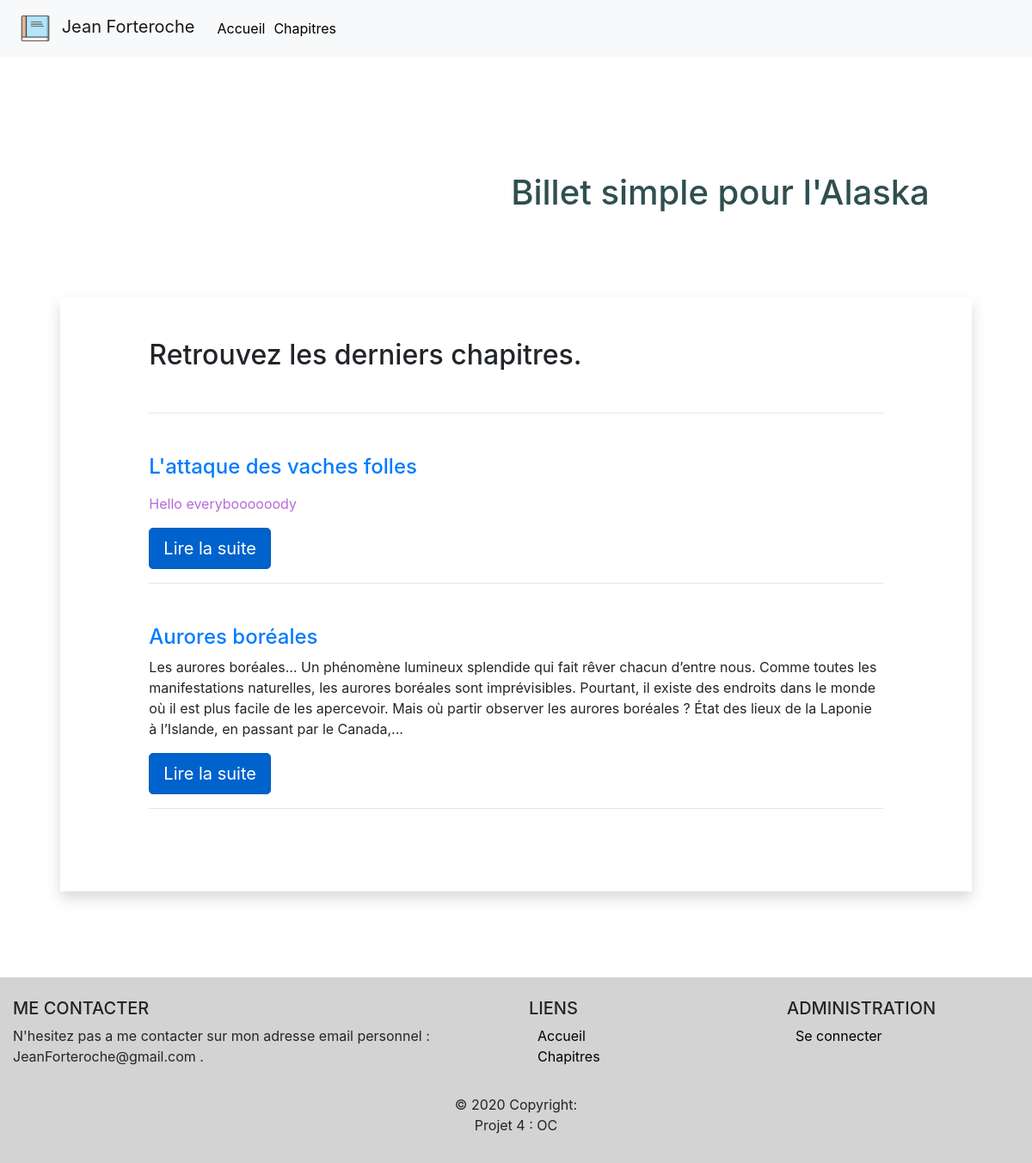
/index.php?action=listPosts, run on an earlier commit of the app's database.
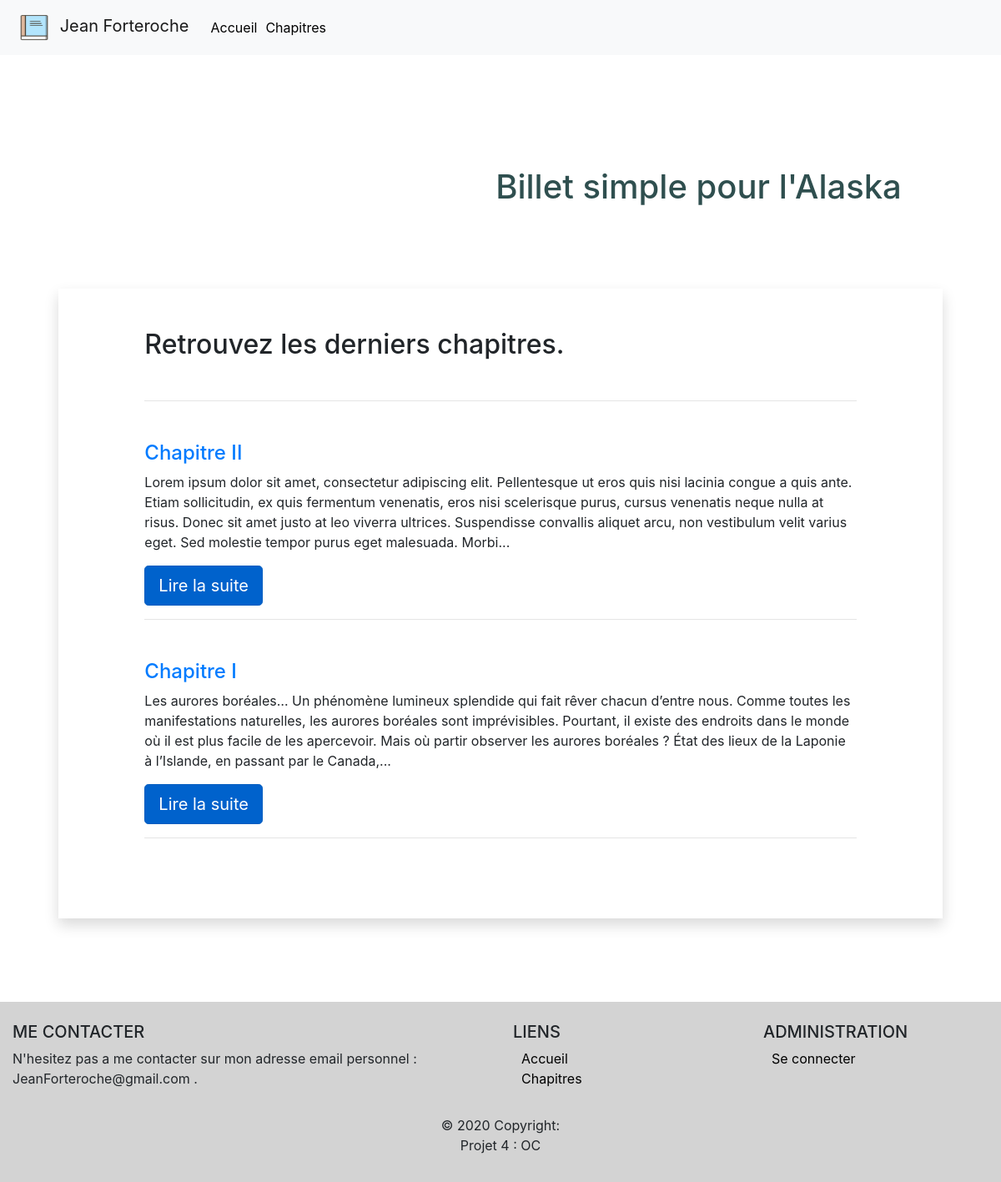
And on a later commit of the database.
### tables this page shows
CREATE TABLE IF NOT EXISTS `post` (
  `id` int(11) NOT NULL AUTO_INCREMENT,
  `user_id` int(11) NOT NULL,
  `title` varchar(255) NOT NULL,
  `content` text NOT NULL,
  `addDate` datetime NOT NULL,
  `updateDate` datetime NOT NULL,
  PRIMARY KEY (`id`),
  CONSTRAINT FK_UserPost FOREIGN KEY (user_id) REFERENCES user(id)
);

### controller/controller.php (called while the page is built, shortened)
<?php
require_once('lib/Model/PostManager.php');
require_once('lib/Model/DBConnect.php');
require_once('lib/Entity/Post.php');
class Controller
{
    public function getList()
    {
        $postManager = new PostManager();
        require('views/listPostsView.php');
    }
}

### lib/Model/DBConnect.php (called while the page is built, shortened)
<?php
class DBConnect
{
    public function connect()
    {
        $this->servername = "";
        $this->username = "";
        $this->password = "";
        $this->dbname = "";
        $this->charset = "";
        try
        {
            $dsn = "mysql:host=".$this->servername.";dbname=".$this->dbname.";charset=".$this->charset;
            $pdo = new PDO($dsn, $this->username, $this->password);
            $pdo->setAttribute(PDO::ATTR_ERRMODE, PDO::ERRMODE_EXCEPTION);
            return $pdo;
        }
        catch (PDOException $e)
        {
            echo "Connection failed : ".$e->getMessage();
        }
    }
}

### lib/Model/PostManager.php (called while the page is built, shortened)
<?php
require_once('DBConnect.php');
class PostManager  extends DBConnect
{
    public function getPosts($debut = -1, $limite = -1)
    {
        $sql = 'SELECT id, user_id, title, content, addDate, updateDate FROM post ORDER BY id DESC';
        if ($debut != -1 || $limite != -1)
        {
            $sql .= ' LIMIT ' . (int) $limite. ' OFFSET '. (int) $debut;
        }
        $req = $this->connect()->query($sql);
        $req->setFetchMode(PDO::FETCH_CLASS | PDO::FETCH_PROPS_LATE, 'Post');
        $listPost = $req->fetchAll();
        return $listPost;
    }
}

### lib/Entity/Post.php (called while the page is built, shortened)
<?php
class Post
{
    protected   $errors = [],
                $id,
                $userId,
                $title,
                $content,
                $addDate,
                $updateDate;
    public function setAddDate($addDate)
    {
        $this->addDate = $addDate;
    }
    public function setUpdateDate($updateDate)
    {
        $this->updateDate = $updateDate;
    }
    public function id()
    {
        return $this->id;
    }
    public function title()
    {
        return $this->title;
    }
    public function content()
    {
        return $this->content;
    }
    public function addDate()
    {
        return $this->addDate;
    }
    public function updateDate()
    {
        return $this->updateDate;
    }
}

### views/listPostsView.php (the view, shortened to what this page needs)
<header>
  <div class="container h-100">
      <div class="row">
          <div class="col-lg-7 headtext list">
              <div class="header-content mx-auto">
                  <h1 class="mb-5">
                  Billet simple pour l'Alaska
                  </h1>
              </div>
          </div>
      </div>
  </div>
<header>
<?php $header = ob_get_clean(); ?>
  <section id="articles">
    <div class="container bg-white shadow">
        <div class="row">
            <div class="col-10 offset-1 mb-5 mt-5">
                <h2 class="text-justify" style="36px">Retrouvez les derniers chapitres.</h2>
                <br />
                <hr>
                <?php
                foreach ($postManager->getPosts(0, 5) as $post)
                {
                ?>
                    <article class="mb-5 mt-5">
                    <?php
                    if (strlen($post->content()) <= 400)
                    {
                      $content = $post->content();
                    }
                    else
                    {
                      $debut = substr($post->content(), 0, 400);
                      $debut = substr($debut, 0, strrpos($debut, ' ')) . '...';
                      $content = $debut;
                    }
                    echo '<h4><a href="index.php?action=post&amp;id=', $post->id(), '">', $post->title(), '</a></h4>', "\n",
                        '<p>', nl2br($content), '</p>',
                        '<a href="index.php?action=post&amp;id=', $post->id(),'" class="btn btn-primary btn-lg active" role="button" aria-pressed="true">Lire la suite</a>';
                  ?>
                  <hr>
                    </article>
                <?php
                }
            ?>
            </div>
        </div>
</section>
<?php $content = ob_get_clean(); ?>
<?php require(__DIR__ . "/templates/layout.php"); ?>

### index.php (shortened to what this page needs)
<?php
require('controller/Controller.php');
$controller = new Controller();
$admin = new AdminController();
try
{
    if (isset($_GET['action']))
    {
        if ($_GET['action'] == 'listPosts')
        {
            $controller->getList();
        }
        elseif ($_GET['action'] == 'reportComment')
        {
            $controller->reportComment($_GET['id']);
        }
        elseif($_GET['action'] == 'inscription')
        {
            $admin->inscription();
        }
        elseif($_GET['action'] == 'logout')
        {
            $admin->logOut();
        }
        elseif($_GET['action'] == 'administration')
        {
            $admin->administration();
        }
        elseif ($_GET['action'] == 'noReportComment')
        {
            $admin->noReportComment($_GET['id']);
        }
        elseif ($_GET['action'] == 'deleteComment')
        {
            $admin->noReportComment($_GET['id']);
        }
        elseif($_GET['action'] == 'addPost')
        {
            $admin->addPost();
        }
        elseif($_GET['action'] == 'updatePost')
        {
            $admin->updatePost($_GET['id']);
        }
        elseif($_GET['action'] == 'deletePost')
        {
            if(isset($_GET['id']))
            {
                $admin->deletePost($_GET['id']);
            }
        }
    }
    else
    {
        $controller->home();
    }
}
catch(Exception $e)
{
    echo 'Erreur : ' . $e->getMessage();
}

### views/templates/layout.php (shortened to what this page needs)
<!DOCTYPE html>
<html lang="en">
    <head>
        <link rel="stylesheet" href="https://cdnjs.cloudflare.com/ajax/libs/font-awesome/4.7.0/css/font-awesome.min.css">
        <link rel="stylesheet" type="text/css" href="public/css/style.css">
        <link rel="stylesheet" type="text/css" href="public/css/bootstrap.css">
    </head>
    <body>
        <nav class="navbar navbar-expand-lg navbar-light bg-light fixed-top justify-content-between">
            <a class="navbar-brand">
                <img src="public/images/booki.png" width="50" height="40" alt="" loading="lazy">
                Jean Forteroche
            </a>
            <div class="collapse navbar-collapse" id="navbarTogglerDemo02">
                <a class="navlink" href="index.php">Accueil</a>
                <a class="navlink" href="index.php?action=listPosts">Chapitres</a>
            </div>
        </nav>
        <?= $header ?>
        <div class="main">
            <?= $content ?>
        </div>
        <footer class="page-footer font-small blue pt-4">
            <div class="container-fluid text-center text-md-left">
                <div class="row">
                    <div class="col-md-6 mt-md-0 mt-3">
                        <h5 class="text-uppercase">Me contacter</h5>
                        <p>N'hesitez pas a me contacter sur mon adresse email personnel : JeanForteroche@gmail.com .</p>
                    </div>
                    <div class="col-md-3 mb-md-0 mb-3">
                        <h5 class="text-uppercase">Liens</h5>
                        <ul class="list-unstyled">
                            <li>
                                <a class="navlink" href="index.php">Accueil</a>
                            </li>
                            <li>
                                <a class="navlink" href="index.php?action=listPosts">Chapitres</a>
                            </li>
                        </ul>
                    </div>
                    <div class="col-md-3 mb-md-0 mb-3">
                        <h5 class="text-uppercase">Administration</h5>
                        <ul class="list-unstyled">
                            <li>
                                <a class="navlink" href="index.php?action=administration">Se connecter</a>
                            </li>
                        </ul>
                    </div>
                </div>
            </div>
            <div class="footer-copyright text-center py-3">© 2020 Copyright:
                <p> Projet 4 : OC</p>
            </div>
        </footer>
    </body>
</html>

### public/css/style.css (style rules this page uses)
body { font-family: "Lato", sans-serif; }
.headtext { color: white; margin-top: 200px; margin-left: auto; text-align: right; }
section { margin-bottom: 100px; }
.navlink { text-decoration: none; color: black; margin-left: 10px; }
.main { width: 90%; margin: -50px auto 100px; padding: 0px 10px; }
#articles { width: 100%; margin-top: 100px; }
.shadow { box-shadow: 10px 10px 10px black; }
.list { color: darkslategray; }
.list h1 { text-align: center; }
footer { background-color: lightgrey; }

What changed in the data, as far as the page shows it:
removed post: title "L'attaque des vaches folles", content "Hello everyboooooody"
removed post: title "Aurores boréales", content "Les aurores boréales… Un phénomène lumineux splendide qui fait rêver chacun d’entre nous. Comme toutes les manifestations naturelles, les aurores boréales sont imprévisibles. Pourtant, il existe des endroits dans le monde où il est plus facile de les apercevoir. Mais où partir observer les aurores boréales ? État des lieux de la Laponie à l’Islande, en passant par le Canada,..."
added post: title "Chapitre II", content "Lorem ipsum dolor sit amet, consectetur adipiscing elit. Pellentesque ut eros quis nisi lacinia congue a quis ante. Etiam sollicitudin, ex quis fermentum venenatis, eros nisi scelerisque purus, cursus venenatis neque nulla at risus. Donec sit amet justo at leo viverra ultrices. Suspendisse convallis aliquet arcu, non vestibulum velit varius eget. Sed molestie tempor purus eget malesuada. Morbi..."
added post: title "Chapitre I", content "Les aurores boréales… Un phénomène lumineux splendide qui fait rêver chacun d’entre nous. Comme toutes les manifestations naturelles, les aurores boréales sont imprévisibles. Pourtant, il existe des endroits dans le monde où il est plus facile de les apercevoir. Mais où partir observer les aurores boréales ? État des lieux de la Laponie à l’Islande, en passant par le Canada,..."
